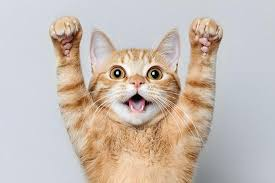
#> input picture cat.jpg, 275 x 183 px
$ python greyScale.py
#> lines starting #> are read from the running program, lines starting #| are printed output that depends on the picture; long printed decimals are rounded; pictures that were not available may be replaced by others from this repository, and a replacement may not be noted
import cv2
import numpy as np
from PIL import Image
from collections import Counter

def grayscale_and_histogram(image_path):
    img = cv2.imread(image_path)
    gray = cv2.cvtColor(img, cv2.COLOR_BGR2GRAY)

    # histogram of grayscale
    hist = cv2.calcHist([gray], [0], None, [256], [0, 256])

    return gray, hist


def compare_histograms(hist1, hist2):
    # Correlation is a good comparison technique
    score = cv2.compareHist(hist1, hist2, cv2.HISTCMP_CORREL)
    return score

image_path1 = "cat.jpg"
image_path2 = "image2.jpg"

# Load images
img1 = cv2.imread(image_path1)
#> img1 is the input picture: shape (183, 275, 3); mean B, G, R 180.1, 188, 199.7
img2 = cv2.imread(image_path2)
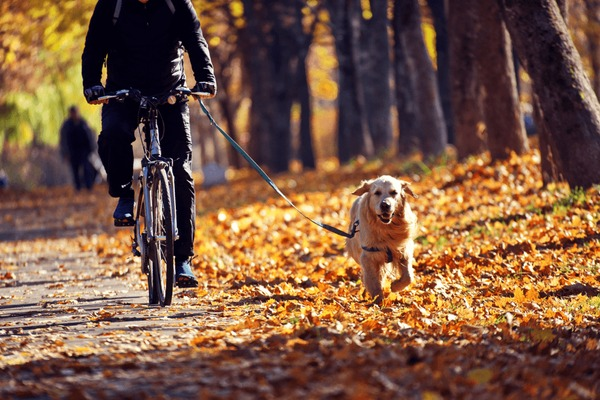
#> input picture dog.jpg, 600 x 400 px, given in place of image2.jpg, which was not available
#> img2 is the input picture: shape (400, 600, 3); mean B, G, R 65.5, 87.8, 123.1

gray1, hist1 = grayscale_and_histogram(image_path1)
#> in grayscale_and_histogram, `gray = cv2.cvtColor(img, cv2.COLOR_BGR2GRAY)`:
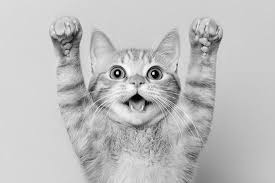
#> gray: shape (183, 275); min 0, max 254, mean 190.6
#> in grayscale_and_histogram, `hist = cv2.calcHist([gray], [0], None, [256], [0, 256])`: hist = 256 values, max 3505 at index 216, min 0 at index 48, mean 196.6
#> hist1 has the same summary as hist in grayscale_and_histogram
gray2, hist2 = grayscale_and_histogram(image_path2)
#> call 2 of grayscale_and_histogram, with image_path = 'image2.jpg'
#> in grayscale_and_histogram (call 2), `gray = cv2.cvtColor(img, cv2.COLOR_BGR2GRAY)`:
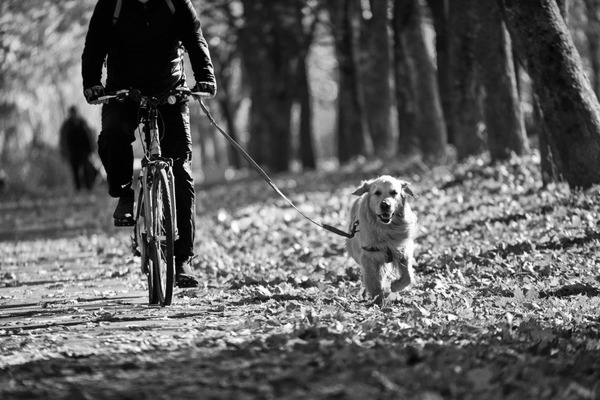
#> gray: shape (400, 600); min 0, max 255, mean 95.8
#> in grayscale_and_histogram (call 2), `hist = cv2.calcHist([gray], [0], None, [256], [0, 256])`: hist = 256 values, max 4147 at index 2, min 1 at index 0, mean 937.5
#> hist2 has the same summary as hist in grayscale_and_histogram

hist_score = compare_histograms(hist1, hist2)
#> in compare_histograms, `score = cv2.compareHist(hist1, hist2, cv2.HISTCMP_CORREL)`: score = -0.233
#> hist_score = -0.233
print(f"Histogram similarity score: {hist_score}")
#| Histogram similarity score: -0.2334

# Show results
cv2.imshow("Gray1", gray1)
cv2.imshow("Gray2", gray2)
cv2.waitKey(0)
cv2.destroyAllWindows()
